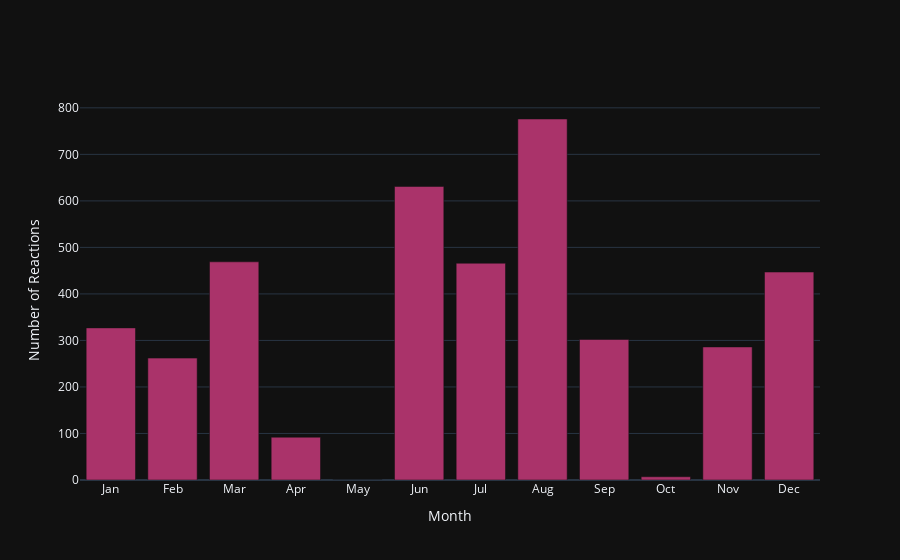

Notebook source saved alongside this figure:
### Code cell
plot_bar2(all_records, 2020)

### Figure 1 — Plotly figure (JSON) as saved in the notebook; plotly's stock layout.template omitted (floating-point values rounded to 4 significant figures)
{"data": [{"marker": {"color": "#AA336A"}, "type": "bar", "x": ["Jan", "Feb", "Mar", "Apr", "May", "Jun", "Jul", "Aug", "Sep", "Oct", "Nov", "Dec"], "y": [327, 262, 469, 92, 0, 631, 466, 776, 302, 7, 286, 447]}], "layout": {"autosize": true, "xaxis": {"autorange": true, "range": [-0.5, 11.5], "tickmode": "array", "ticktext": ["Jan", "Feb", "Mar", "Apr", "May", "Jun", "Jul", "Aug", "Sep", "Oct", "Nov", "Dec"], "tickvals": ["Jan", "Feb", "Mar", "Apr", "May", "Jun", "Jul", "Aug", "Sep", "Oct", "Nov", "Dec"], "title": {"text": "Month"}, "type": "category"}, "yaxis": {"autorange": true, "range": [0, 816.8], "title": {"text": "Number of Reactions"}, "type": "linear"}}}
